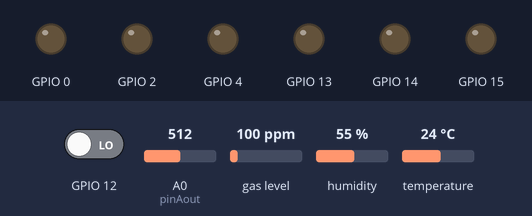
Bench run of a sketch on a simulated ESP8266 (NodeMCU). On the bench: output pins drawn as LEDs (lit = HIGH). The inputs (shaded band) are chosen by the test bench; at power-on: A0 (pinAout) = 512, GPIO 12 LOW, gas level 100 ppm, humidity 55 %, temperature 24 °C. WiFi joins after 1.5 s; servers stay silent unless stated; random numbers use the default seed unless the sketch sets one; no MQTT or app messages arrive unless stated; what the sketch prints to the serial monitor is not drawn.

Above: at 3.4 s.
3.5 s: A0 (pinAout) set to 583
6.2 s: A0 (pinAout) set to 619
At 11.3 s:
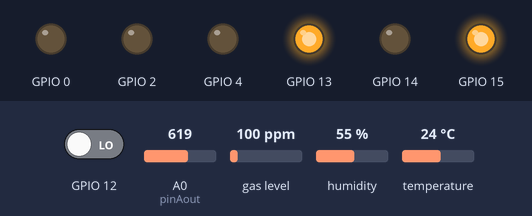
11.6 s: A0 (pinAout) set to 590
At 16.3 s:
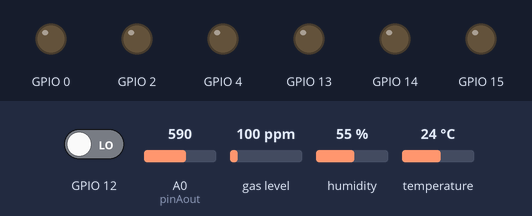
16.6 s: A0 (pinAout) set to 610
At 21.2 s:
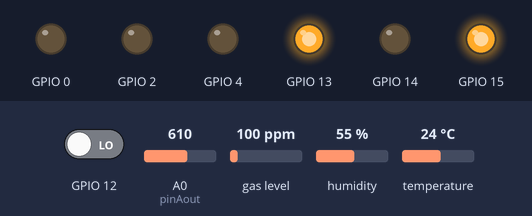
Timing chart, 0 to 22.6 s (numbered marks = the images above; inputs shaded):
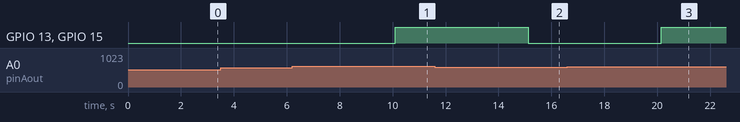

The sketch:

arduino1.ino
```cpp
#include <MQ2.h>
#include <ESP8266WiFi.h>
#include <WiFiUdp.h>
#include <PubSubClient.h>
#include <DHT.h>
#include <ArduinoJson.h>
#include <string.h>

// Cập nhật thông tin wifi
#define ssid "TP-LINK_B8EE" // TP-LINK_B8EE
#define password "123abc@A" //123abc@A
const long utcOffsetInSeconds = 25200;
// Define NTP Client to get time
WiFiUDP ntpUDP;
//NTPClient timeClient(ntpUDP, "pool.ntp.org", utcOffsetInSeconds);

// Thông tin về MQTT Broker
#define mqtt_server "broker.hivemq.com" // Địa chỉ server
#define mqtt_topic_pub "demo1"   //Tạo topic tên là demo//Thực tế tên topic ứng với ID khách hàng

const uint16_t mqtt_port = 1883; //Port của CloudMQTT
//const int D0 = 16;
//const int D1 = 5;
//const int D2 = 4;
//const int D3 = 0;
//const int D4 = 2;
//const int D5 = 14;
//const int D6 = 12;
//const int D7 = 13;
//const int D8 = 15;

int pinAout = A0; // pin A0 of NodeMcu is connected to pin A0 of MQ-2
float  LPG, Co, Smoke; // Variable values of lpg, CO-gas, and Smoke

MQ2 mq2(pinAout);

//Khai báo chân của cảm biến nhiệt độ
const int DHTTYPE = DHT11;
const int DHTPIN = 5;

const int lamp1 = 4;
int infrareStatus = 0;
int lights1 = 0, timerLights1 = 0, checkLights1 = 0;
int lights2 = 0, checkLights2 = 0;
int lights4 = 0, timerLights4 = 0, checkLights4 = 0;
int lights3 = 0, checkLights3 = 0;
long startLamp1, startPan;
DHT dht(DHTPIN, DHTTYPE);

WiFiClient espClient;
PubSubClient client(espClient);

long lastMsg = 0;
char msg[50];

void setup() {
  delay(200);
  Serial.begin(115200);
  //set up wifi
  setup_wifi();
  //set up sensor
  pinMode(pinAout,INPUT);
  pinMode(16, INPUT_PULLUP); // Đặt chân D0 để làm cổng đọc digital
  pinMode(12, INPUT);
  pinMode(4, OUTPUT); //Đặt chân D2 ở chế độ output
  pinMode(0, OUTPUT);
  pinMode(2, OUTPUT);
  pinMode(14, OUTPUT);
  pinMode(15, OUTPUT);
  pinMode(13, OUTPUT);
  dht.begin();
  mq2.begin();
//  timeClient.begin();
  //set up pubsub

  client.setServer(mqtt_server, mqtt_port);

  client.setCallback(callback);
}

// Hàm kết nối wifi
void setup_wifi() {
  delay(10);
  Serial.println();
  Serial.print("Connecting to ");
  Serial.println(ssid);
  WiFi.begin(ssid, password);

  while (WiFi.status() != WL_CONNECTED) {
    delay(500);
    Serial.print(".");
  }
  Serial.println("");
  Serial.println("WiFi connected");
  Serial.println("IP address: ");
  Serial.println(WiFi.localIP());
}

// Hàm call back để nhận dữ liệu.
void callback(char* topic, byte* payload, unsigned int length) {
  if (strcmp(topic, "lights1") == 0) {// Trong thực tế "lights1 sẽ được thay thế bằng ID của thiết bị", tương tự với lighs2,3,4,...
    char messing[200];
    for (int i = 0; i < length; i++) {
      messing[i] = (char)payload[i];
    }
     Serial.println(messing);
    StaticJsonBuffer<200> subscribes;
    JsonObject& root = subscribes.parseObject(messing);
    const char* status = root["Status"];
    lights1 = int(status[0] - 48);
    digitalWrite(4, lights1);//D2=4

  } else if (strcmp(topic, "lights2") == 0) {
    char messing[200];
    for (int i = 0; i < length; i++) {
      messing[i] = payload[i];
    }
    StaticJsonBuffer<200> subscribes;
    JsonObject& root = subscribes.parseObject(messing);
    const char* status = root["Status"];
    lights2 = int(status[0] - 48);
    Serial.println(lights2);
    digitalWrite(0, lights2);//D3=0
  } else if (strcmp(topic, "lights3") == 0) {
    char messing[200];
    for (int i = 0; i < length; i++) {
      messing[i] = payload[i];
      //Serial.print(timer[i]);
    }
    StaticJsonBuffer<200> subscribes;
    JsonObject& root = subscribes.parseObject(messing);
    const char* status = root["Status"];
    lights3 = int(status[0] - 48);
    Serial.println(lights3);
    digitalWrite(2, lights3);//D4=2
  } else if (strcmp(topic, "lights4") == 0) {
    char messing[200];
    for (int i = 0; i < length; i++) {
      messing[i] = payload[i];
      //Serial.print(timer[i]);
    }
    StaticJsonBuffer<200> subscribes;
    JsonObject& root = subscribes.parseObject(messing);
    const char* status = root["Status"];
    lights4 = int(status[0] - 48);
    Serial.println(lights4);
     digitalWrite(14, lights4);//D5=14
  }
}


// Hàm reconnect thực hiện kết nối lại khi mất kết nối với MQTT Broker
void reconnect() {
  // Chờ tới khi kết nối
  while (!client.connected()) {
    Serial.print("Attempting MQTT connection...");
    // Thực hiện kết nối với mqtt
    String clientId = "ESP8266Client-";
    clientId += String(random(0xffff), HEX);
    if (client.connect(clientId.c_str())) {
      Serial.println("connected");
      // Khi kết nối sẽ publish thông báo
      client.publish(mqtt_topic_pub, "ESP_reconnected");
      client.subscribe(mqtt_topic_pub);
      client.subscribe("lights1");// Trong thực tế, các topic này sẽ tương ứng với ID của thiết bị
      client.subscribe("lights2");
      client.subscribe("lights3");
      client.subscribe("lights4");
    } else {
      Serial.print("failed, rc=");
      Serial.print(client.state());
      Serial.println(" try again in 5 seconds");
      // Đợi 5s
      delay(5000);
    }
  }
}


void loop() {
  // Kiểm tra kết nối
  if (!client.connected()) {
    reconnect();
  }

  client.loop();
  long now = millis();
  //infrareStatus = digitalRead(12);//D6=12

//  if (infrareStatus == 0) {
//      digitalWrite(0, 1); //D3=0
//    }


  if (now - lastMsg > 5000) {
    Serial.println(digitalRead(12));
//     if (digitalRead(12) == 1)
//        Serial.println("Toi");
//     else Serial.println("Sang");

    float* values= mq2.read(true);
    int n = analogRead(A0);
    if(n>600){
     digitalWrite(15, 1);//D8=15 // Đèn cảnh báo
     digitalWrite(13, 1);//D7=13 // Quạt thông gió
    }else{
      digitalWrite(15, 0);//D8=15
      digitalWrite(13, 0);//D7=13
    }


    //đọc nhiệt độ, độ ẩm
    float h = dht.readHumidity();    //Đọc độ ẩm
    float t = dht.readTemperature(); //Đọc nhiệt độ

    lastMsg = now;
    StaticJsonBuffer<300> JSONbuffer;
    JsonObject& JSONencoder = JSONbuffer.createObject();
    JSONencoder["humidityAir"] = h;
    JSONencoder["temperature"] = t;
    JSONencoder["gasVal"] = n;

    char JSONmessageBuffer[100];
    JSONencoder.printTo(JSONmessageBuffer, sizeof(JSONmessageBuffer));
    //Serial.println(JSONmessageBuffer);
    client.publish(mqtt_topic_pub, JSONmessageBuffer);
  }
  delay(200);
}
```

Measured:
- the behaviour switches between 600 and 601 on A0 (pinAout) (found by bisection; images 0 and 1)
- after the input at 3.5 s, every drawn part: stays the same
- after the input at 6.2 s, GPIO 13, GPIO 15: LOW → HIGH after 3.9 s
- after the input at 11.6 s, GPIO 13, GPIO 15: HIGH → LOW after 3.5 s
- after the input at 16.6 s, GPIO 13, GPIO 15: LOW → HIGH after 3.6 s
